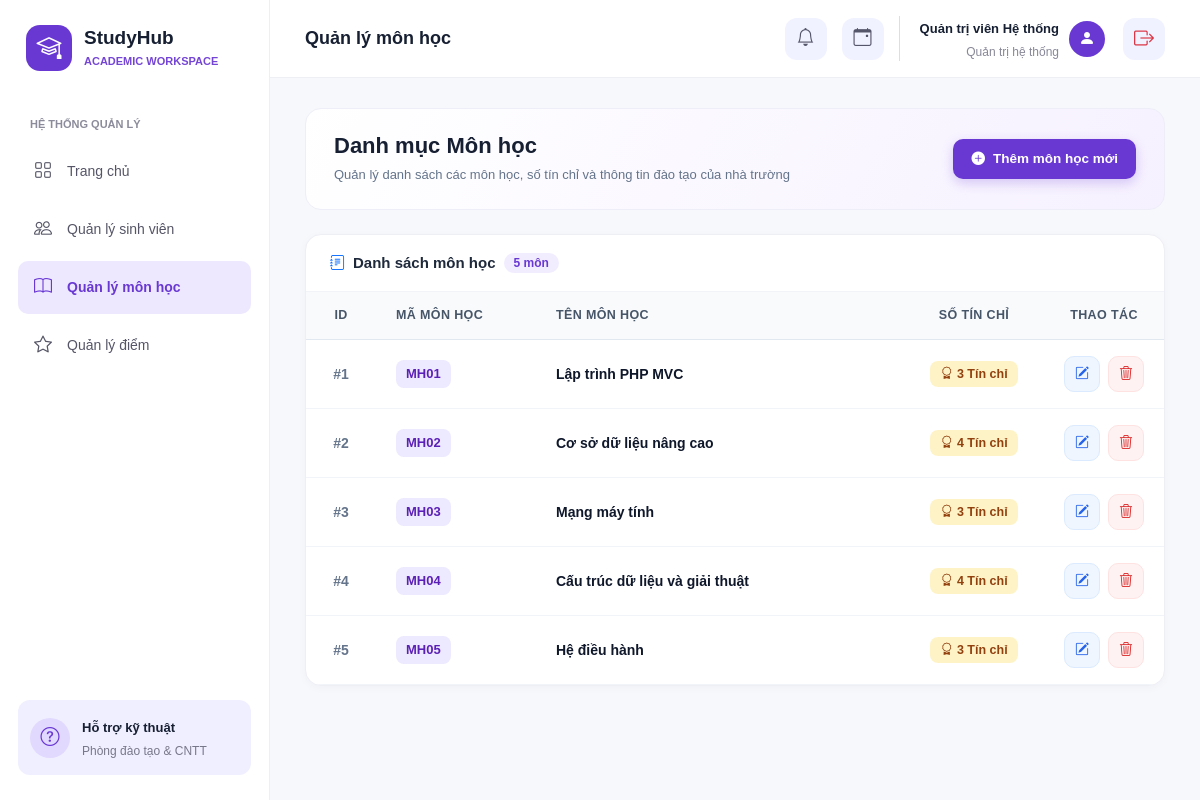
The app's page /public/index.php?controller=subject&action=index (signed in) with its own data.
### tables this page shows
CREATE TABLE IF NOT EXISTS subjects (
    id INT PRIMARY KEY AUTO_INCREMENT,
    code VARCHAR(50) NOT NULL,
    name VARCHAR(100) NOT NULL,
    credits INT NOT NULL
);

### app/controllers/SubjectController.php (called while the page is built, shortened)
<?php
require_once APP_ROOT . '/app/services/SubjectService.php';
class SubjectController
{
    public function index()
    {
        $subjectService = new SubjectService();
        $subjects = $subjectService->getAllSubjects();
        include APP_ROOT . '/app/views/subject/index.php';
    }
}

### app/services/SubjectService.php (called while the page is built, shortened)
<?php
require_once APP_ROOT . '/app/models/Subject.php';
class SubjectService {
    public function getAllSubjects() {
        $subjects = [];
        $dbConnection = new DBConnection();
        if ($dbConnection != null) {
            $conn = $dbConnection->getConnection();
            if ($conn != null) {
                $createTableSql = "CREATE TABLE IF NOT EXISTS subjects (
                    id INT PRIMARY KEY AUTO_INCREMENT,
                    code VARCHAR(50) NOT NULL,
                    name VARCHAR(100) NOT NULL,
                    credits INT NOT NULL
                ) ENGINE=InnoDB DEFAULT CHARSET=utf8mb4 COLLATE=utf8mb4_unicode_ci";
                $conn->exec($createTableSql);
                $count = (int)$conn->query("SELECT COUNT(*) FROM subjects")->fetchColumn();
                $sql = "SELECT * FROM subjects ORDER BY id ASC";
                $stmt = $conn->query($sql);
                if ($stmt) {
                    while ($row = $stmt->fetch(PDO::FETCH_ASSOC)) {
                        $subject = new Subject($row['id'], $row['code'], $row['name'], $row['credits']);
                        $subjects[] = $subject;
                    }
                }
            }
        }
        return $subjects;
    }
}

### app/models/Subject.php (called while the page is built, shortened)
<?php
class Subject {
    private $id;
    private $code;
    private $name;
    private $credits;
    public function __construct($id, $code, $name, $credits) {
        $this->id = $id;
        $this->code = $code;
        $this->name = $name;
        $this->credits = $credits;
    }
    public function getId() { return $this->id; }
    public function getCode() { return $this->code; }
    public function getName() { return $this->name; }
    public function getCredits() { return $this->credits; }
}

### app/views/subject/index.php (the view, shortened to what this page needs)
<!DOCTYPE html>
<html lang="vi">
<head>
    <link href="https://cdn.jsdelivr.net/npm/bootstrap@5.3.3/dist/css/bootstrap.min.css" rel="stylesheet">
    <link rel="stylesheet" href="https://cdn.jsdelivr.net/npm/bootstrap-icons@1.11.3/font/bootstrap-icons.min.css">
    <link rel="stylesheet" href="asset/css/style.css">
</head>
<body>
    <div class="dashboard">
        <aside class="sidebar">
            <a href="?controller=home" class="logo">
                <div class="logo-icon">
                    <i class="bi bi-mortarboard"></i>
                </div>
                <div class="logo-text">
                    <h4>StudyHub</h4>
                    <p>ACADEMIC WORKSPACE</p>
                </div>
            </a>
            <p class="menu-title">HỆ THỐNG QUẢN LÝ</p>
            <nav class="menu-links">
                <a href="?controller=home" class="menu-link">
                    <i class="bi bi-grid"></i>
                    <span>Trang chủ</span>
                </a>
                <a href="?controller=student&action=index" class="menu-link">
                    <i class="bi bi-people"></i>
                    <span>Quản lý sinh viên</span>
                </a>
                <a href="?controller=subject&action=index" class="menu-link active">
                    <i class="bi bi-book"></i>
                    <span>Quản lý môn học</span>
                </a>
                <a href="?controller=grade&action=index" class="menu-link">
                    <i class="bi bi-star"></i>
                    <span>Quản lý điểm</span>
                </a>
            </nav>
            <div class="support-box">
                <div class="support-icon">
                    <i class="bi bi-question-circle"></i>
                </div>
                <div>
                    <strong>Hỗ trợ kỹ thuật</strong>
                    <p>Phòng đào tạo & CNTT</p>
                </div>
            </div>
        </aside>
        <div class="main-area">
            <header class="top-header">
                <h5 class="header-title">Quản lý môn học</h5>
                <div class="header-right">
                    <button type="button" class="header-button" title="Thông báo">
                        <i class="bi bi-bell"></i>
                    </button>
                    <button type="button" class="header-button" title="Lịch">
                        <i class="bi bi-calendar-event"></i>
                    </button>
                    <div class="user-info">
                        <div class="text-end">
                            <strong><?= htmlspecialchars($_SESSION['user_name'] ?? 'Quản trị viên') ?></strong>
                            <p><?= (isset($_SESSION['user_role']) && $_SESSION['user_role'] === 'student') ? 'Sinh viên' : ((isset($_SESSION['user_role']) && $_SESSION['user_role'] === 'teacher') ? 'Giảng viên' : 'Quản trị hệ thống') ?></p>
                        </div>
                        <div class="user-icon" title="<?= htmlspecialchars($_SESSION['user_code'] ?? '') ?>">
                            <i class="bi bi-person-fill"></i>
                        </div>
                        <a href="?controller=auth&action=logout" class="header-button text-danger text-decoration-none d-flex align-items-center justify-content-center ms-2" title="Đăng xuất" onclick="return confirm('Bạn có chắc chắn muốn đăng xuất?')">
                            <i class="bi bi-box-arrow-right fs-5"></i>
                        </a>
                    </div>
                </div>
            </header>
            <main class="content">
                <div class="page-banner">
                    <div class="page-banner-title">
                        <h2>Danh mục Môn học</h2>
                        <p>Quản lý danh sách các môn học, số tín chỉ và thông tin đào tạo của nhà trường</p>
                    </div>
                    <a href="?controller=addSubject" class="btn-add-subject">
                        <i class="bi bi-plus-circle-fill"></i>
                        <span>Thêm môn học mới</span>
                    </a>
                </div>
                <div class="table-card">
                    <div class="table-card-header">
                        <h4 class="table-card-title">
                            <i class="bi bi-journal-text text-primary"></i>
                            <span>Danh sách môn học</span>
                            <span class="badge-count"><?= !empty($subjects) ? count($subjects) : 0 ?> môn</span>
                        </h4>
                    </div>
                    <div class="table-responsive">
                        <table class="table-custom">
                            <thead>
                                <tr>
                                    <th style="width: 70px; text-align: center;">ID</th>
                                    <th style="width: 160px;">Mã môn học</th>
                                    <th>Tên môn học</th>
                                    <th style="width: 140px; text-align: center;">Số tín chỉ</th>
                                    <th style="width: 110px; text-align: center;">Thao tác</th>
                                </tr>
                            </thead>
                            <tbody>
                                <?php if (!empty($subjects)): ?>
                                    <?php foreach ($subjects as $subject): ?>
                                        <tr>
                                            <td style="text-align: center; color: #64748b; font-weight: 600;">
                                                #<?= $subject->getId(); ?>
                                            </td>
                                            <td>
                                                <span class="badge-code"><?= htmlspecialchars($subject->getCode()); ?></span>
                                            </td>
                                            <td>
                                                <span style="font-weight: 600; color: #0f172a;">
                                                    <?= htmlspecialchars($subject->getName()); ?>
                                                </span>
                                            </td>
                                            <td style="text-align: center;">
                                                <span class="badge-credits">
                                                    <i class="bi bi-award me-1"></i><?= $subject->getCredits(); ?> Tín chỉ
                                                </span>
                                            </td>
                                            <td style="text-align: center;">
                                                <div class="d-inline-flex gap-2">
                                                    <a href="?controller=editSubject&id=<?= $subject->getId() ?>" class="btn-action-edit" title="Chỉnh sửa môn học">
                                                        <i class="bi bi-pencil-square"></i>
                                                    </a>
                                                    <a href="?controller=deleteSubject&id=<?= $subject->getId() ?>" class="btn-action-delete" title="Xóa môn học">
                                                        <i class="bi bi-trash3"></i>
                                                    </a>
                                                </div>
                                            </td>
                                        </tr>
                                    <?php endforeach; ?>
                                <?php endif; ?>
                            </tbody>
                        </table>
                    </div>
                </div>
            </main>
        </div>
    </div>
</body>
</html>

### public/index.php (shortened to what this page needs)
<?php
require_once APP_ROOT . '/app/controllers/SubjectController.php';
$controller = isset($_GET['controller']) ? $_GET['controller'] : '';
$action = isset($_GET['action']) ? $_GET['action'] : '';
$id = isset($_GET['id']) ? $_GET['id'] : null;
$homeController = new HomeController();
$subjectController = new SubjectController();
$authController = new AuthController();
$studentController = new StudentController();
if ($controller === 'logout' || ($controller === 'auth' && $action === 'logout')) {
    $authController->logout();
}
else if ($controller === 'home' || empty($controller)) {
    $homeController->index();
}
else if ($controller === 'student' && ($action === 'index' || empty($action))) {
    $studentController->index();
} else if ($controller === 'addStudent' || ($controller === 'student' && $action === 'add')) {
    if ($_SERVER['REQUEST_METHOD'] === 'POST') {
        $studentController->store();
    } else {
        $studentController->add();
    }
} else if ($controller === 'editStudent' || ($controller === 'student' && $action === 'edit')) {
    if ($_SERVER['REQUEST_METHOD'] === 'POST') {
        $studentController->update($id);
    } else {
        $studentController->edit($id);
    }
} else if ($controller === 'deleteStudent' || ($controller === 'student' && $action === 'delete')) {
    $studentController->delete($id);
}
else if ($controller === 'subject' && ($action === 'index' || empty($action))) {
    $subjectController->index();
} else if ($controller === 'addSubject' || ($controller === 'subject' && $action === 'add')) {
    if ($_SERVER['REQUEST_METHOD'] === 'POST' || isset($_POST['btn_create'])) {
        $subjectController->store();
    } else {
        $subjectController->add();
    }
} else if ($controller === 'editSubject' || ($controller === 'subject' && $action === 'edit')) {
    if ($_SERVER['REQUEST_METHOD'] === 'POST' || isset($_POST['btn_update'])) {
        $subjectController->update($id);
    } else {
        $subjectController->edit($id);
    }
} else if ($controller === 'updateSubject') {
    $subjectController->update($id);
} else if ($controller === 'deleteSubject' || ($controller === 'subject' && $action === 'delete')) {
    $subjectController->delete($id);
}

### public/asset/css/style.css (style rules this page uses)
* { box-sizing: border-box; }
body { margin: 0; font-family: Arial, sans-serif; background-color: #f7f8fc; color: #172033; }
.dashboard { display: flex; min-height: 100vh; }
.sidebar { width: 270px; min-width: 270px; background-color: #ffffff; border-right: 1px solid #eeeeF5; display: flex; flex-direction: column; padding: 25px 18px; }
.logo { display: flex; align-items: center; gap: 12px; padding: 0 8px; margin-bottom: 45px; text-decoration: none; color: #172033; }
.logo-icon { width: 46px; height: 46px; background-color: #6938d3; color: white; border-radius: 14px; display: flex; justify-content: center; align-items: center; font-size: 25px; }
.logo-text h4 { font-size: 19px; font-weight: bold; margin: 0; }
.logo-text p { font-size: 11px; color: #7545d5; font-weight: bold; margin: 3px 0 0; }
.menu-title { font-size: 11px; color: #8b8b9b; font-weight: bold; margin: 0 0 12px 12px; }
.menu-link { display: flex; align-items: center; gap: 13px; padding: 13px 14px; margin-bottom: 5px; border-radius: 10px; text-decoration: none; color: #555567; font-size: 14px; transition: 0.2s; }
.menu-link i { font-size: 18px; width: 22px; text-align: center; }
.menu-link.active { background-color: #eee8ff; color: #6938d3; font-weight: bold; }
.support-box { margin-top: auto; display: flex; align-items: center; gap: 12px; background-color: #f0efff; padding: 15px 12px; border-radius: 12px; }
.support-icon { width: 40px; height: 40px; flex-shrink: 0; border-radius: 50%; background-color: #e2d9ff; color: #6938d3; display: flex; align-items: center; justify-content: center; font-size: 19px; }
.support-box strong { font-size: 13px; }
.support-box p { font-size: 12px; color: #77778a; margin: 3px 0 0; }
.main-area { flex: 1; min-width: 0; }
.top-header { height: 78px; background-color: #ffffff; border-bottom: 1px solid #eeeeF5; display: flex; align-items: center; justify-content: space-between; padding: 0 35px; }
.header-title { font-size: 18px; font-weight: bold; margin: 0; }
.header-right { display: flex; align-items: center; gap: 15px; }
.header-button { width: 42px; height: 42px; border: none; border-radius: 12px; background-color: #f0f2ff; color: #56566b; font-size: 18px; }
.user-info { border-left: 1px solid #ddddE8; padding-left: 20px; display: flex; align-items: center; gap: 10px; }
.user-info strong { font-size: 13px; }
.user-info p { font-size: 12px; color: #888899; margin: 3px 0 0; }
.user-icon { width: 36px; height: 36px; border-radius: 50%; background-color: #6938d3; color: white; display: flex; justify-content: center; align-items: center; }
.content { padding: 30px 35px; }

### records on screen
subjects: id "1", code "MH01", name "Lập trình PHP MVC", credits "3"
subjects: id "2", code "MH02", name "Cơ sở dữ liệu nâng cao", credits "4"
subjects: id "3", code "MH03", name "Mạng máy tính", credits "3"
subjects: id "4", code "MH04", name "Cấu trúc dữ liệu và giải thuật", credits "4"
subjects: id "5", code "MH05", name "Hệ điều hành", credits "3"

### other values on screen
$_SESSION['user_name'] "Quản trị viên Hệ thống"
count($subjects) "5"
